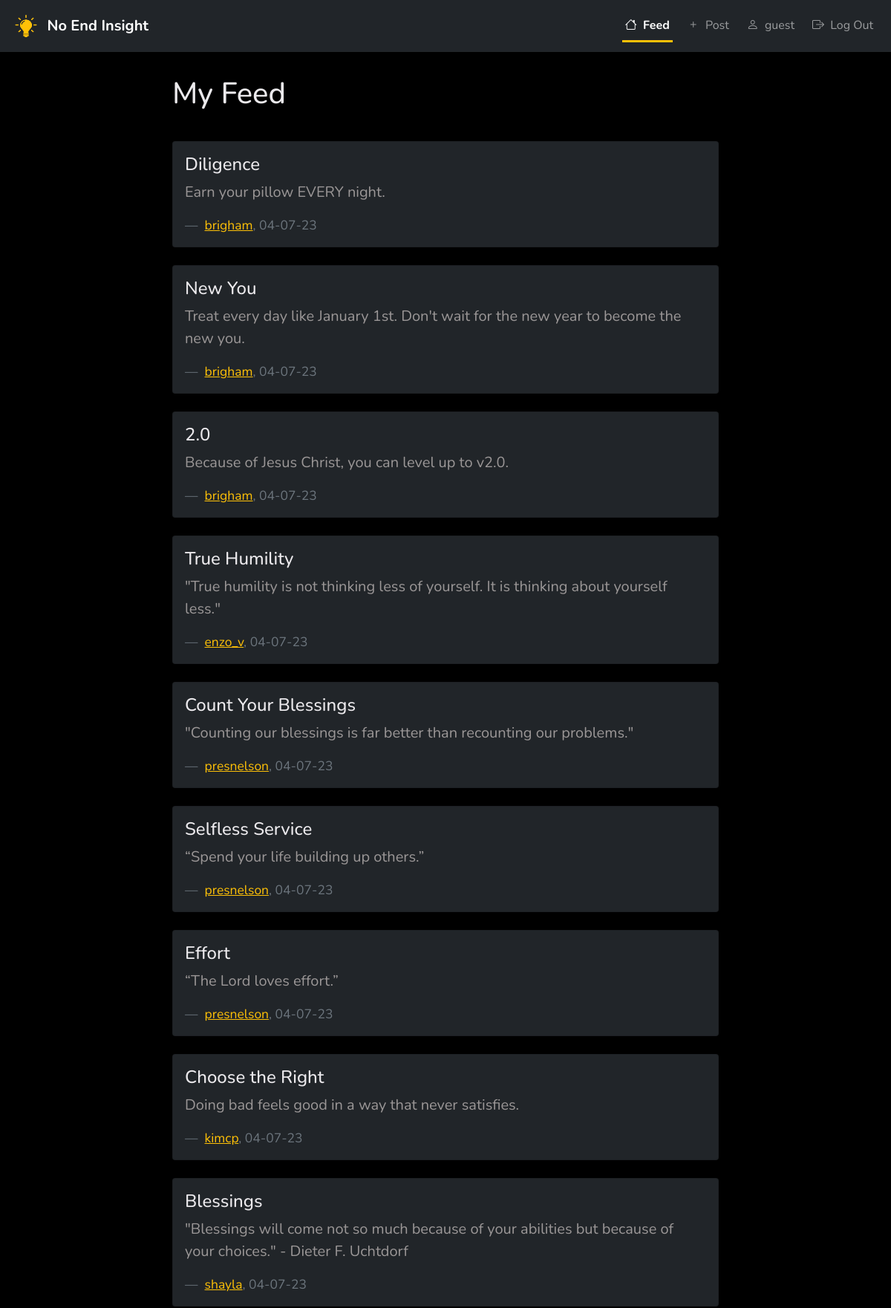
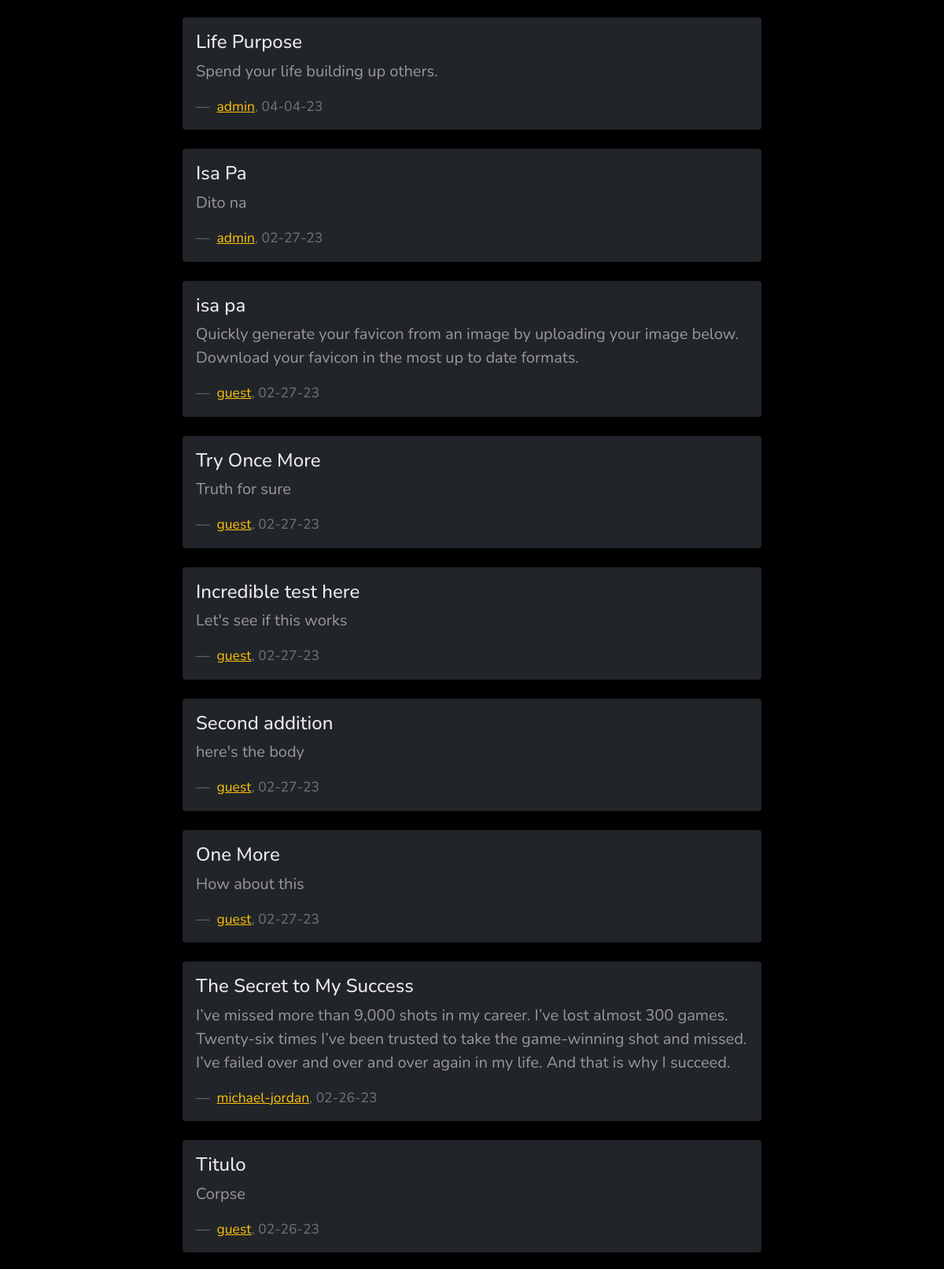
The app's page / (signed in, upper part) with its own data (2 pictures, top to bottom).
### index.py (models this page shows)
class User(db.Model):
    id = db.Column(db.Integer, primary_key=True, nullable=False)
    username = db.Column(db.String(50), unique=True, nullable=False)
    password = db.Column(db.String(50), nullable=False)
    bio = db.Column(db.String(300))
    insights = db.relationship("Insight", backref="author")

class Insight(db.Model):
    id = db.Column(db.Integer, primary_key=True, nullable=False)
    title = db.Column(db.String(50), nullable=False)
    body = db.Column(db.Text, nullable=False)
    date = db.Column(db.DateTime, nullable=False, default=datetime.utcnow)
    author_id = db.Column(db.Integer, db.ForeignKey("user.id"))

### index.py (the view)
@app.route("/")
def index():
    auth_user = User.query.get(session.get('user_id'))
    if auth_user:
        all_insights = Insight.query.order_by(Insight.date.desc()).all()
        return render_template("feed.html", auth_user=auth_user, insights=all_insights)
    messages = get_flashed_messages()
    return render_template("login.html", auth_user=auth_user, messages=messages)

### templates/feed.html
{% extends "layout.html" %} {% block nav_items %}
<a class="nav-link px-1 mx-2 active" href="{{ url_for('index') }}">
  <i class="bi bi-house me-1"></i>
  <span>Feed</span>
</a>
<a class="nav-link px-1 mx-2" href="{{ url_for('post') }}">
  <i class="bi bi-plus me-1"></i>
  <span>Post</span>
</a>
<a class="nav-link px-1 mx-2" href="{{ url_for('profile') }}">
  <i class="bi bi-person me-1"></i>
  <span>{{ auth_user.username }}</span>
</a>
<a class="nav-link px-1 mx-2" href="{{ url_for('api_logout') }}">
  <i class="bi bi-box-arrow-right me-1"></i>
  <span>Log Out</span>
</a>
{% endblock %} {% block content %}
<main class="content col-sm-12 col-md-8 mx-auto">
  <h1>My Feed</h1>
  <section class="pt-2">
    {% for insight in insights %}
    <div class="card bg-dark my-4">
      <div class="card-body">
        <h4 class="card-title">{{ insight.title }}</h4>
        <blockquote class="blockquote mb-0">
          <p class="dark-text">{{ insight.body }}</p>
          <footer class="blockquote-footer pt-3">
            <a href="{{ url_for('profile',username=insight.author.username) }}"
              >{{ insight.author.username }}</a
            >, {{ insight.date.strftime("%m-%d-%y") }}
          </footer>
        </blockquote>
      </div>
    </div>
    {% endfor %}
  </section>
</main>
{% endblock %}

### static/styles.css (style rules this page uses)
:root { --light-text-color: #ebe9ec; --dark-text-color: #9b9797; --navbar-footer-height: 70px; color-scheme: dark; }
html, body { font-family: 'Nunito', Helvetica, sans-serif; background: black; color: var(--light-text-color); height: 100%; margin: 0; }
a { color: var(--bs-warning); }
.active { font-weight: bold; border-bottom-width: 2; border-bottom: 3px solid var(--bs-warning); }
.content { padding: 2rem; min-height: calc( 100vh - var(--navbar-footer-height) - var(--navbar-footer-height) ); }
.dark-text { color: var(--dark-text-color); }

### records on screen
User: username "guest"
Insight: title "Diligence", body "Earn your pillow EVERY night.", author.username "brigham", date "04-07-23"
Insight: title "New You", body "Treat every day like January 1st. Don't wait for the new year to become the new you.", author.username "brigham", date "04-07-23"
Insight: title "2.0", body "Because of Jesus Christ, you can level up to v2.0.", author.username "brigham", date "04-07-23"
Insight: title "True Humility", body "\"True humility is not thinking less of yourself. It is thinking about yourself less.\"", author.username "enzo_v", date "04-07-23"
Insight: title "Count Your Blessings", body "\"Counting our blessings is far better than recounting our problems.\"", author.username "presnelson", date "04-07-23"
Insight: title "Selfless Service", body "“Spend your life building up others.”", author.username "presnelson", date "04-07-23"
Insight: title "Effort", body "“The Lord loves effort.”", author.username "presnelson", date "04-07-23"
Insight: title "Choose the Right", body "Doing bad feels good in a way that never satisfies.", author.username "kimcp", date "04-07-23"
Insight: title "Blessings", body "\"Blessings will come not so much because of your abilities but because of your choices.\" - Dieter F. Uchtdorf", author.username "shayla", date "04-07-23"
Insight: title "Life Purpose", body "Spend your life building up others.", author.username "admin", date "04-04-23"
Insight: title "Isa Pa", body "Dito na", author.username "admin", date "02-27-23"
Insight: title "isa pa", body "Quickly generate your favicon from an image by uploading your image below. Download your favicon in the most up to date formats.", author.username "guest", date "02-27-23"
Insight: title "Try Once More", body "Truth for sure", author.username "guest", date "02-27-23"
Insight: title "Incredible test here", body "Let's see if this works", author.username "guest", date "02-27-23"
Insight: title "Second addition", body "here's the body", author.username "guest", date "02-27-23"
Insight: title "One More", body "How about this", author.username "guest", date "02-27-23"
Insight: title "The Secret to My Success", body "I’ve missed more than 9,000 shots in my career. I’ve lost almost 300 games. Twenty-six times I’ve been trusted to take the game-winning shot and missed. I’ve failed over and over and over again in my life. And that is why I succeed.", author.username "michael-jordan", date "02-26-23"
Insight: title "Titulo", body "Corpse", author.username "guest", date "02-26-23"
